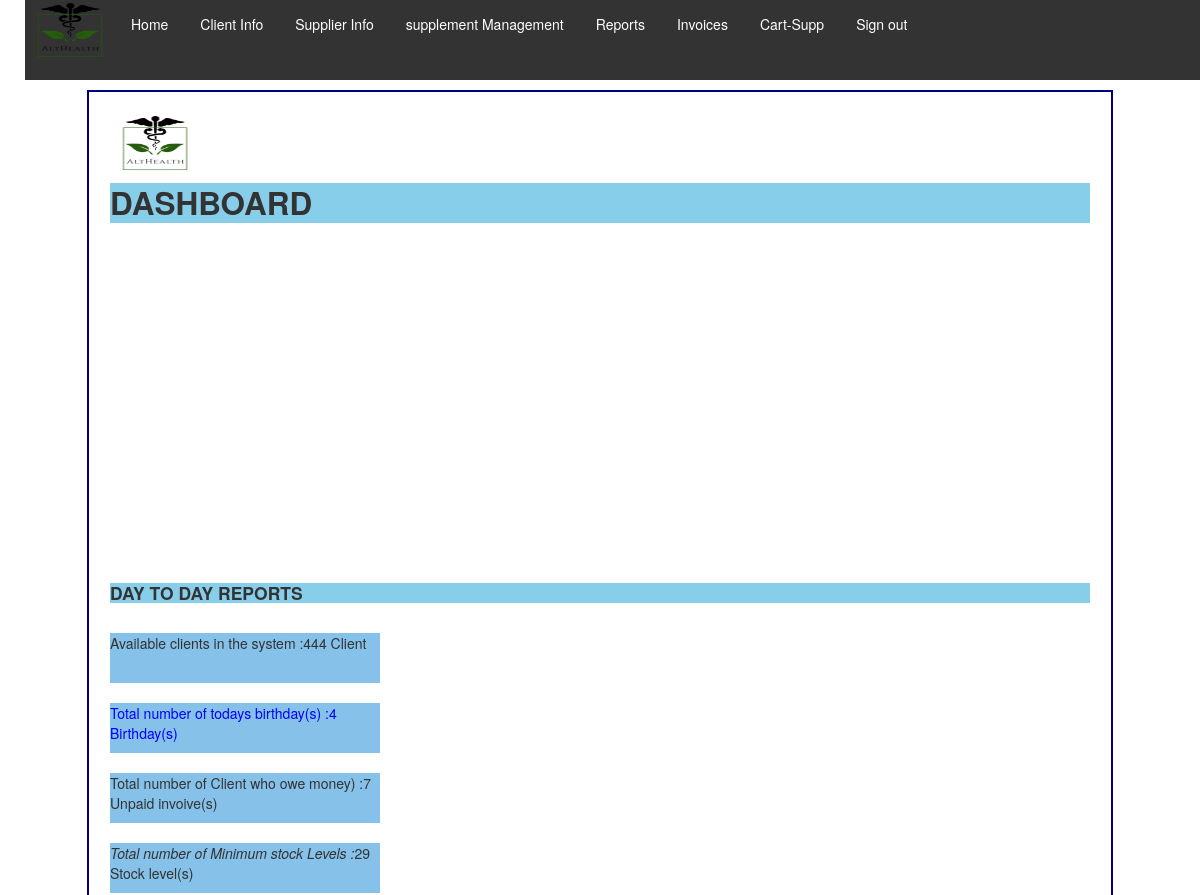
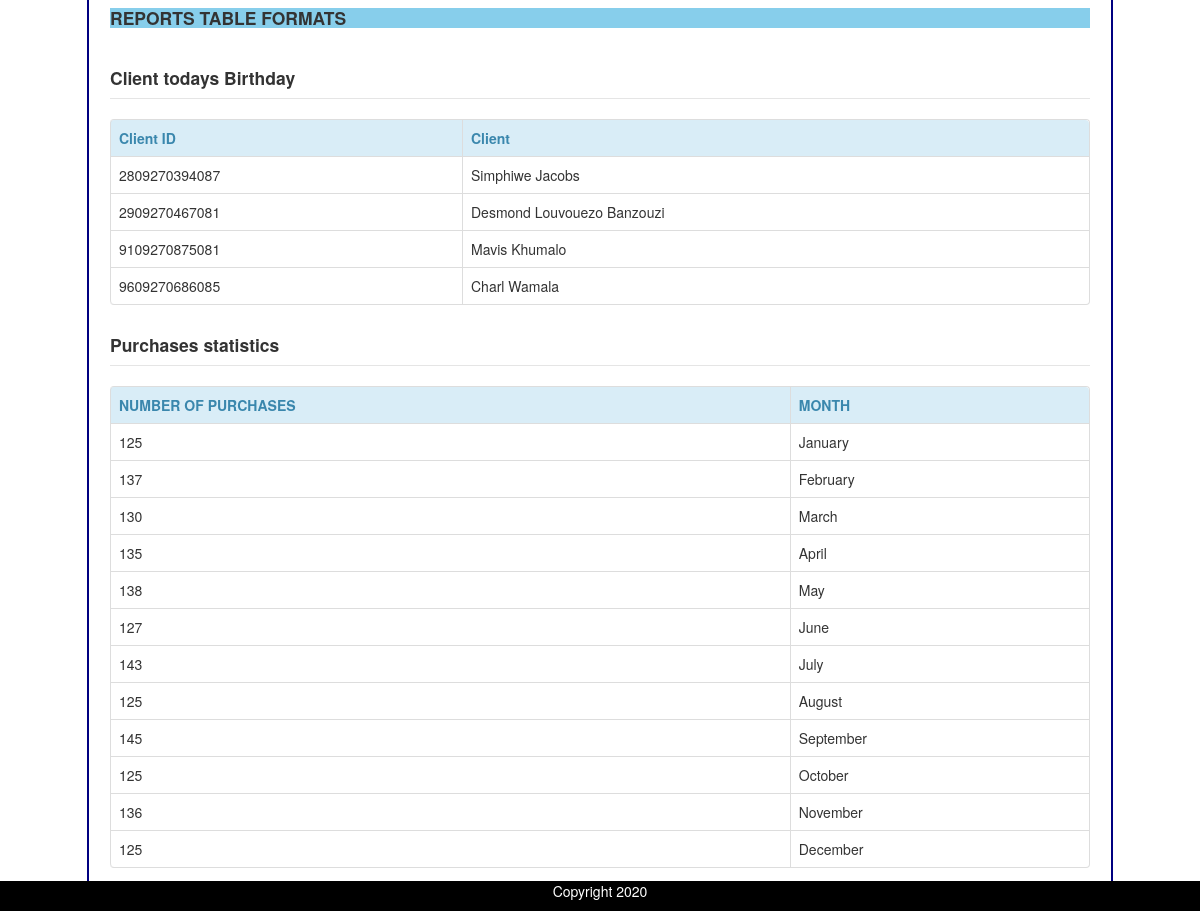
The app's page /home.php with its own data (2 pictures, top to bottom).
### tables this page shows
CREATE TABLE `tblclientinfo` (
  `Client_ID` varchar(20) NOT NULL,
  `C_name` varchar(30) NOT NULL,
  `C_surname` varchar(50) NOT NULL,
  `Address` varchar(200) NOT NULL,
  `Code` varchar(4) NOT NULL,
  `C_Tel_H` varchar(20) NOT NULL,
  `C_Tel_W` varchar(20) NOT NULL,
  `C_Tel_Cell` varchar(20) NOT NULL,
  `C_Email` varchar(200) NOT NULL,
  `Reference_ID` int(6) NOT NULL
);

### BirthdayReport.php (the view, shortened to what this page needs)
<?php 	require_once('connection.php');?>
<?php
$query = "SELECT Client_id, CONCAT(C_name,' ',C_surname) 'CLIENT'
FROM tblclientinfo
WHERE SUBSTRING(Client_ID,3,2) = EXTRACT(MONTH FROM CURRENT_DATE) AND SUBSTRING(Client_ID,5,2) = EXTRACT(DAY FROM CURRENT_DATE)";
$statement = $db->prepare($query);
$statement->execute();
$tableFormat=$statement->fetchALL();
 ?>
 <fieldset>
<legend><h4>Client todays Birthday</h4></legend>
<table class="table table-bordered">
<thead class="alert-info">
<tr>
<th>Client ID</th>
<th>Client</th>
</tr>
</thead>
<?php foreach($tableFormat as $tblformat) :?>
<tr>
<td><?php echo $tblformat['Client_id']; ?></td>
<td><?php echo $tblformat['CLIENT']; ?></td>
</tr>
<?php endforeach; ?>
</table>
</fieldset>

### menu.inc (shortened to what this page needs)
<!DOCTYPE html>
<html>
<head>
    <link href="main.css" rel="stylesheet" type="text/css">
    <link   href="bootstrap.min.css" rel="stylesheet" type="text/css">
</head>
<ul>
<li >
<img src="img/logo.png" class="img-fluid" alt=""style="width:90px;height:60px;"><br><br>
<li>
      <a href="home.php">Home</a>
    </li>
    <li >
      <a href="client.php">Client Info</a>
    </li>
    <li>
      <a href="supplier-2.php">Supplier Info</a>
    </li>
	 <li>
        <a href="supplement-full.php">supplement Management</a>
    </li>
	 <li>
        <a href="all_report_tables.php">Reports</a>
    </li>
	<li>
        <a href="invoice-view.php">Invoices</a>
    </li>
	<li>
        <a href="supp-cart-full.php">Cart-Supp</a>
    </li>
	<li >
      <a href="index.php">Sign out </a>
    </li>
  </ul>
</html>

### home.php (shortened to what this page needs)
  <?php  include 'menu.inc'; ?>
<main>
<img src="img/logo.png" class="img-fluid" alt=""style="width:90px;height:60px;">
<h2 style="background-color: skyblue; margin: 3" >DASHBOARD</h2><br>
<?php
include("Top10.php") ; ?><br>
<h4 style="background-color: skyblue; margin: 3" >DAY TO DAY REPORTS</h4><br>
<div class="rectangle">
<?php    require_once("number-client-report.php");
echo '<br>';?>
</div>
<br>
<div class="rectangle">
<?php    require_once("count_birthday.php");
echo '<br>';?>
</div>
<br>
<div class="rectangle">
<?php    require_once("count_unpaid_invoice.php");
echo '<br>';?>
</div>
<br>
<div class="rectangle">
<?php    require_once("count_Minimum stock levels.php");
echo '<br>';?>
</div>
<h4 style="background-color: skyblue; margin: 3" >REPORTS TABLE FORMATS</h4><br>
<?php include("BirthdayReport.php") ; ?>
 <?php include("monthReport.php") ; ?>
</main>
<div class="footer">
  <p>Copyright 2020</p>
</div>

### Top10.php (shortened to what this page needs)
<html>
  <head>
  </head>
  <body>
    <div id="piechart" style="width: 600px; height: 300px;"></div>
  </body>
</html>

### number-client-report.php
<?php
$con = mysqli_connect('localhost', 'root', '');
       mysqli_select_db($con, 'althealthdb');
	   $sql ="SELECT * FROM tblclientinfo";
	   $result = mysqli_query($con,$sql);
	   echo 'Available clients in the system :'. $results_number = mysqli_num_rows($result) .' Client';
?>

### count_birthday.php
<?php
$con = mysqli_connect('localhost', 'root', '');
       mysqli_select_db($con, 'althealthdb');
	   $sql ="SELECT Client_id, CONCAT(C_name,' ',C_surname) 'CLIENT'
FROM tblclientinfo
WHERE
SUBSTRING(Client_ID,3,2) = EXTRACT(MONTH FROM CURRENT_DATE)AND SUBSTRING(Client_ID,5,2) = EXTRACT(DAY FROM CURRENT_DATE)";
	   $result = mysqli_query($con,$sql);
	   echo '<p style="color:blue;">'.'Total number of todays birthday(s) :'. $results_number = mysqli_num_rows($result) .' Birthday(s)'.'</p>';
?>

### count_unpaid_invoice.php
<?php
$con = mysqli_connect('localhost', 'root', '');
       mysqli_select_db($con, 'althealthdb');
$sql ="SELECT
I.Client_ID 'CLIENT ID',
CONCAT(C.C_name,' ', C.C_surname) 'CLIENT',
I.Inv_Num 'INVOICE NUMBER',
I.Inv_Date 'INVOICE DATE'
FROM
tblinv_info I , tblclientinfo C
WHERE
I.Inv_Date<'2020-01-02' AND I.Inv_Paid<>'Y'
AND
I.Client_ID = C.Client_ID
ORDER BY I.Inv_Date ASC";
	   $result = mysqli_query($con,$sql);
	   echo 'Total number of Client who owe money) :'. $results_number = mysqli_num_rows($result) .' Unpaid invoive(s)';
?>

### count_Minimum stock levels.php
<?php
$con = mysqli_connect('localhost', 'root', '');
       mysqli_select_db($con, 'althealthdb');
$sql ="SELECT
S.Suppliement_id 'SUPPLEMENT',
CONCAT(S.Supplier_ID,' ',C.Contact_Person,' ',C.Supplier_Tel) 'SUPPLIER INFO',
S.Min_levels 'MIN LEVELS',
S.Current_stock_levels 'CURRENT STOCK'
FROM `tblsupplements` S, tblsupplier C
WHERE Current_stock_levels < Min_levels
AND S.Supplier_ID = C.Supplier_ID
ORDER BY S.Supplier_ID;";
	   $result = mysqli_query($con,$sql);
	   echo '<em>'.'Total number of Minimum stock Levels :'.'</em>'. $results_number = mysqli_num_rows($result) .' Stock level(s)';
?>

### monthReport.php (shortened to what this page needs)
<?php 	require_once('connection.php');?>
<?php
 $query ="SELECT
count(extract(month from Inv_Date)) 'NUM OF PURCHASES',
monthname(Inv_Date) 'MONTH'
FROM tblinv_info
GROUP BY MONTH
ORDER BY extract(month from Inv_Date)";
$statement = $db->prepare($query);
$statement->execute();
$tableFormat=$statement->fetchALL();
?>
<fieldset>
<legend><h4>Purchases statistics  </h4></legend>
<table class="table table-bordered">
<thead class="alert-info">
<tr>
<th>NUMBER OF PURCHASES </th>
<th>MONTH</th>
</tr>
</thead>
<?php foreach($tableFormat as $tblformat) :?>
<tr>
<td><?php echo $tblformat['NUM OF PURCHASES']; ?></td>
<td><?php echo $tblformat['MONTH']; ?></td>
</tr>
<?php endforeach; ?>
</table>
</fieldset>

### main.css (style rules this page uses)
ul { list-style-type: none; margin: 3; padding: 0; position: relative; overflow: hidden; background-color: #333; }
li { float: left; }
li a { display: block; color: white; text-align: center; padding: 14px 16px; text-decoration: none; }
main { width: 980px; margin: 0 auto; padding: 1.5em; background: white; border: 2px solid navy; }
fieldset { margin: 1em; padding-top: 1em; }
legend { font-weight: bold; font-size: 85%; }

### home.php (style rules this page uses)
.footer { position: fixed; left: 0; bottom: 0; width: 100%; background-color: black; color: white; text-align: center; }
.rectangle { height: 50px; width: 270px; background-color: #85c1e9; }

### records on screen
tblclientinfo: Client_ID "2809270394087", CLIENT "Simphiwe Jacobs"
tblclientinfo: Client_ID "2909270467081", CLIENT "Desmond Louvouezo Banzouzi"
tblclientinfo: Client_ID "9109270875081", CLIENT "Mavis Khumalo"
tblclientinfo: Client_ID "9609270686085", CLIENT "Charl Wamala"

### other values on screen
$results_number = mysqli_num_rows($result) .' Client' "444 Client"
mysqli_num_rows($result) "4"
$results_number = mysqli_num_rows($result) .' Unpaid invoive(s)' "7 Unpaid invoive(s)"
$results_number = mysqli_num_rows($result) .' Stock level(s)' "29 Stock level(s)"
$tblformat['NUM OF PURCHASES'] "125"
$tblformat['MONTH'] "January"
$tblformat['NUM OF PURCHASES'] "137"
$tblformat['MONTH'] "February"
$tblformat['NUM OF PURCHASES'] "130"
$tblformat['MONTH'] "March"
$tblformat['NUM OF PURCHASES'] "135"
$tblformat['MONTH'] "April"
$tblformat['NUM OF PURCHASES'] "138"
$tblformat['MONTH'] "May"
$tblformat['NUM OF PURCHASES'] "127"
